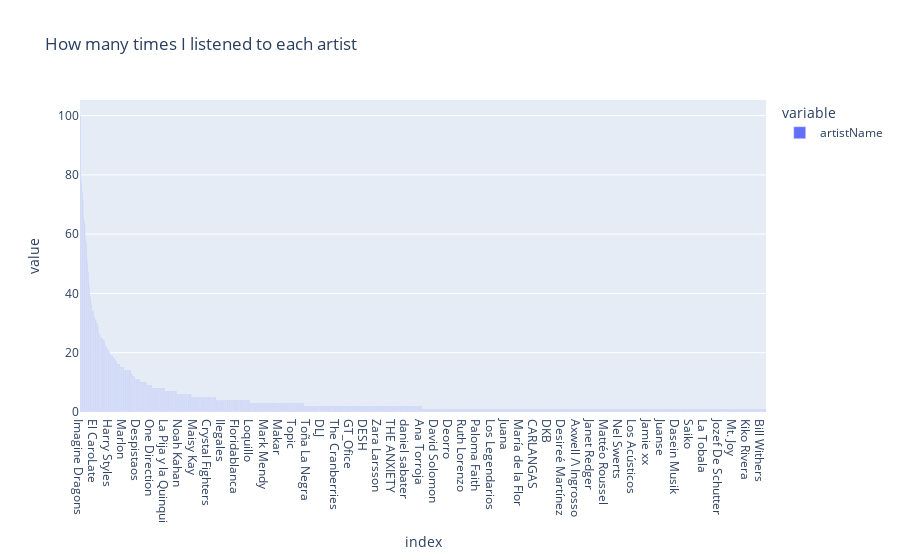

The cell this chart's notebook holds for it:
### Code cell
px.bar(listens_by_artists,title="How many times I listened to each artist")

### Figure 1 — Plotly figure (JSON) as saved in the notebook; plotly's stock layout.template omitted (floating-point values rounded to 4 significant figures; data arrays with more than 128 entries replaced by an {"elided": "..."} marker saying what was removed)
{"data": [{"alignmentgroup": "True", "hovertemplate": "variable=artistName<br>index=%{x}<br>value=%{y}<extra></extra>", "legendgroup": "artistName", "marker": {"color": "#636efa", "pattern": {"shape": ""}}, "name": "artistName", "offsetgroup": "artistName", "orientation": "v", "showlegend": true, "textposition": "auto", "type": "bar", "x": {"elided": "1741 str values"}, "xaxis": "x", "y": {"elided": "1741 int values"}, "yaxis": "y"}], "layout": {"barmode": "relative", "legend": {"title": {"text": "variable"}, "tracegroupgap": 0}, "title": {"text": "How many times I listened to each artist"}, "xaxis": {"anchor": "y", "domain": [0, 1], "title": {"text": "index"}}, "yaxis": {"anchor": "x", "domain": [0, 1], "title": {"text": "value"}}}}
